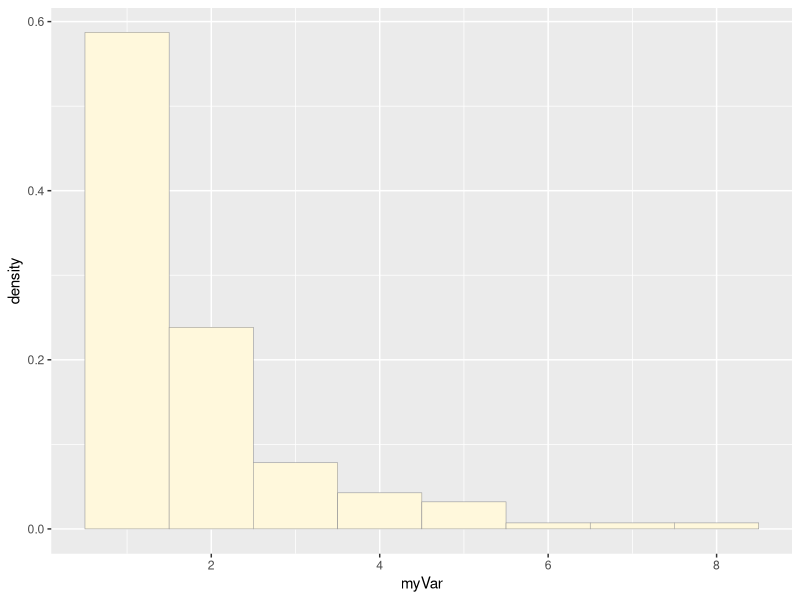
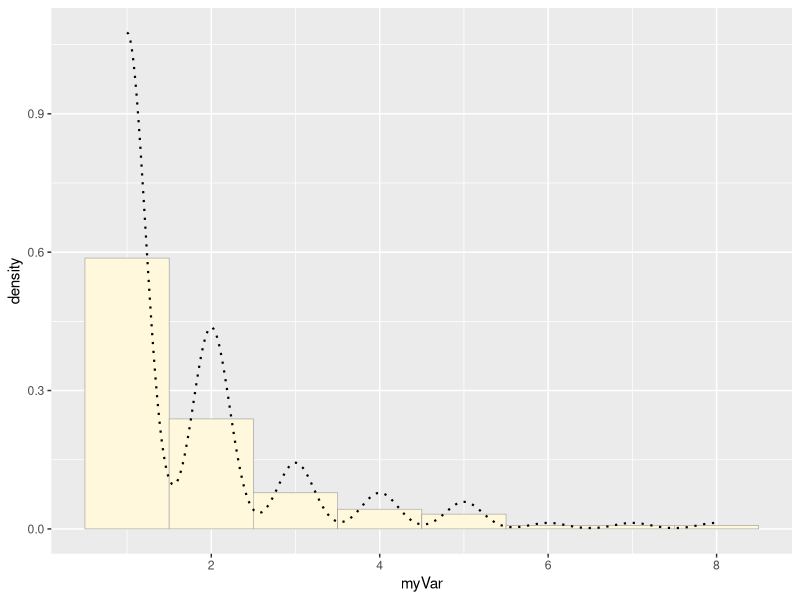
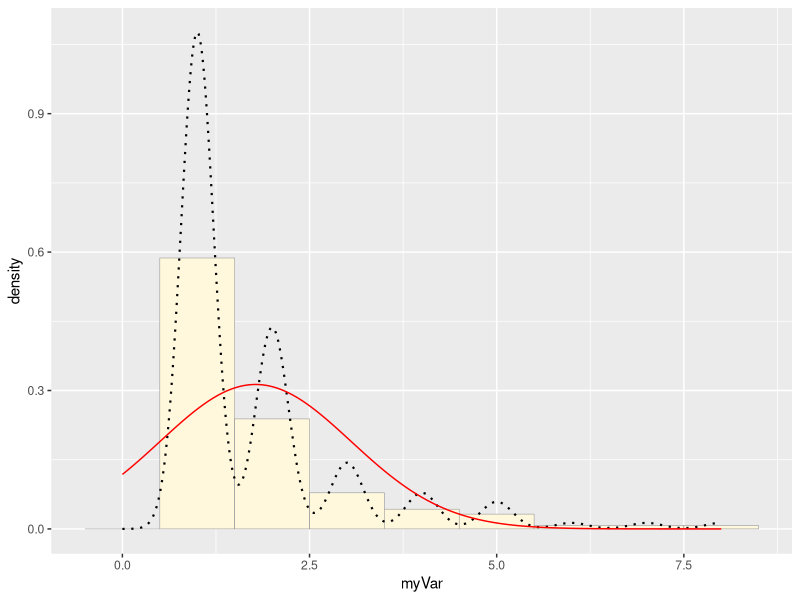
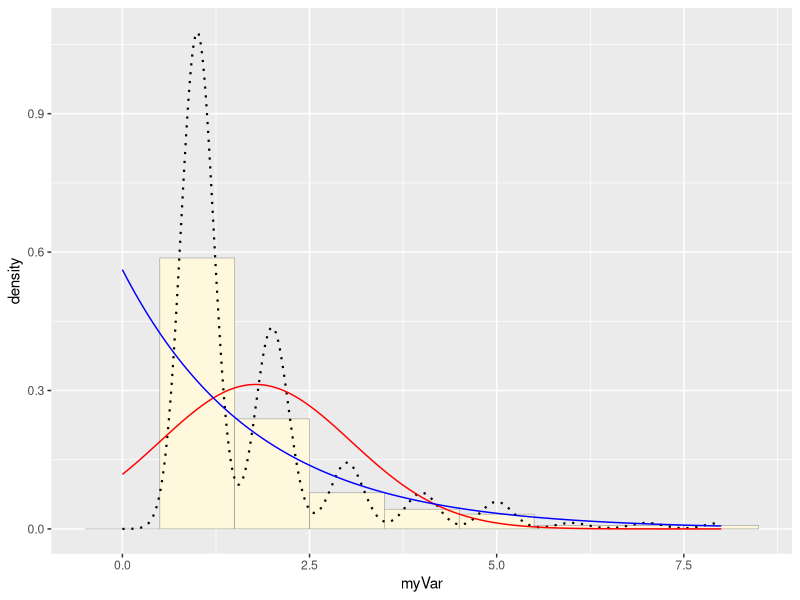
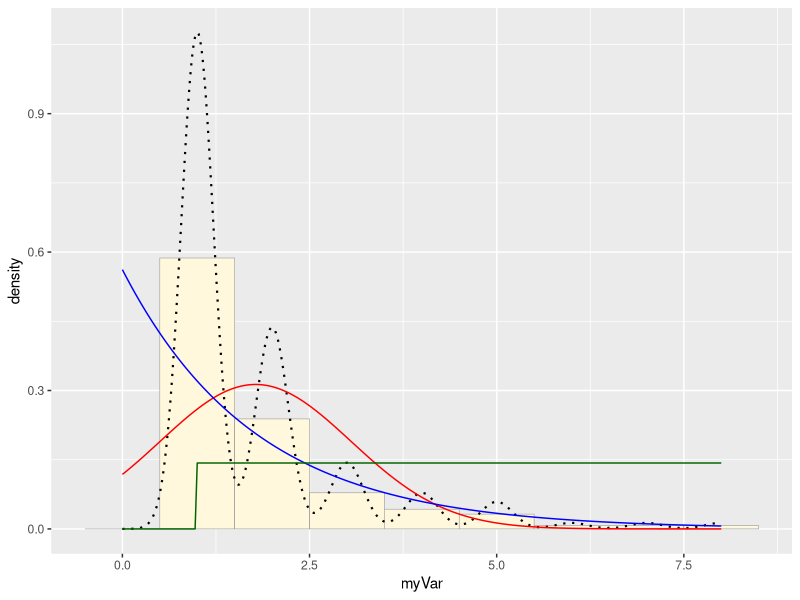
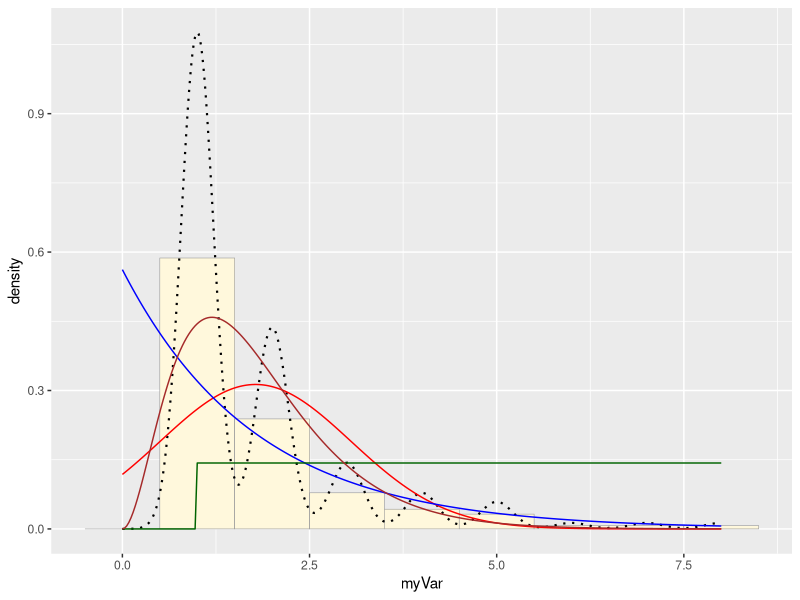
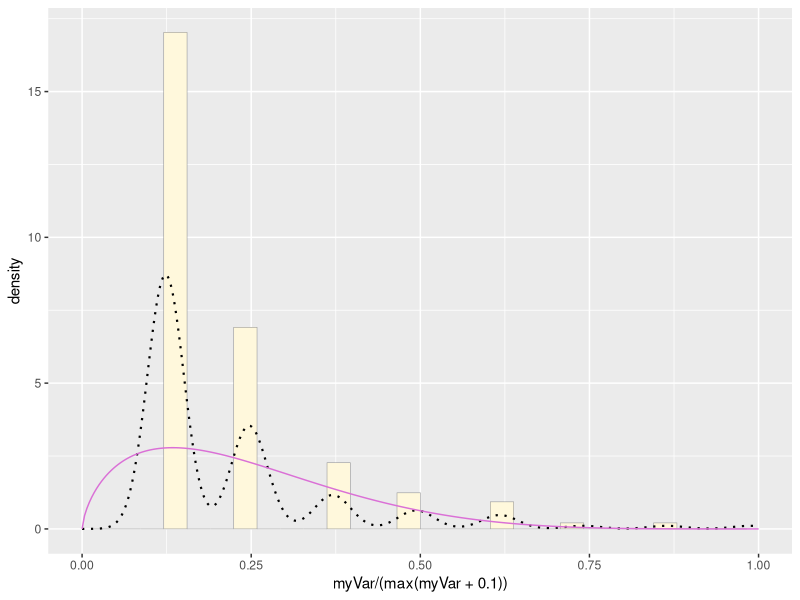
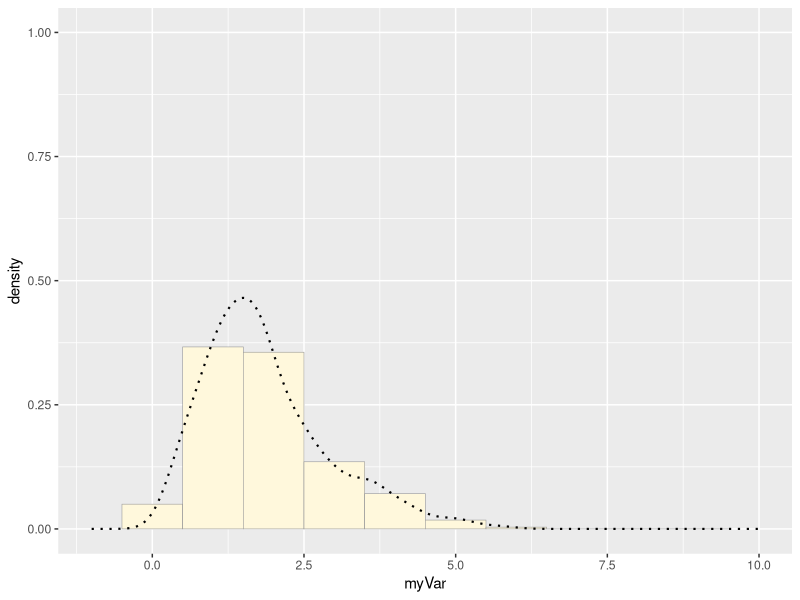

Generate these figures, in order, with R:
## ---- chunk 1
knitr::opts_chunk$set(echo = TRUE)
## ---- chunk 2
library(ggplot2) # for graphics
library(MASS) # for maximum likelihood estimation
## ---- chunk 3
# Sample Data
# quick and dirty, a truncated normal distribution to work on the solution set
z <- rnorm(n=3000,mean=0.2)
z <- data.frame(1:3000,z)
names(z) <- list("ID","myVar")
z <- z[z$myVar>0,]
str(z)
## ---- chunk 4
# My Data
# List of plant species with the number of moth species in family Sphingidae that plant has been recorded associating with in the iNat project Pollinator Interactions on Plants (located in the northeastern US)
z <- read.table("PlantSphingidaeCounts.csv",header=TRUE,sep=",")

# Duplicate column so as not to need to change code
z$myVar <- z$moth_taxon_count
## ---- chunk 5
# Plot a histogram of the data
p1 <- ggplot(data=z, aes(x=myVar, y=..density..)) +
  geom_histogram(binwidth = 1, color="grey60",fill="cornsilk",size=0.2) # had to add bindwidth = 1 for my data because otherwise exceeded 1
print(p1)
# Add empirical density curve
p1 <-  p1 +  geom_density(linetype="dotted",size=0.75)
print(p1)
## ---- chunk 6
# Get maximum likelihood parameters for normal
normPars <- fitdistr(z$myVar,"normal")

# Plot normal probability density
meanML <- normPars$estimate["mean"]
sdML <- normPars$estimate["sd"]

xval <- seq(0,max(z$myVar),len=length(z$myVar))

stat <- stat_function(aes(x = xval, y = ..y..), fun = dnorm, colour="red", n = length(z$myVar), args = list(mean = meanML, sd = sdML))
p1 + stat

## ---- chunk 7
# Plot exponential probability density
expoPars <- fitdistr(z$myVar,"exponential")
rateML <- expoPars$estimate["rate"]

stat2 <- stat_function(aes(x = xval, y = ..y..), fun = dexp, colour="blue", n = length(z$myVar), args = list(rate=rateML))
p1 + stat + stat2
## ---- chunk 8
# Plot uniform probability density
stat3 <- stat_function(aes(x = xval, y = ..y..), fun = dunif, colour="darkgreen", n = length(z$myVar), args = list(min=min(z$myVar), max=max(z$myVar)))
p1 + stat + stat2 + stat3
## ---- chunk 9
# Plot gamma probability density
gammaPars <- fitdistr(z$myVar,"gamma")
shapeML <- gammaPars$estimate["shape"]
rateML <- gammaPars$estimate["rate"]

stat4 <- stat_function(aes(x = xval, y = ..y..), fun = dgamma, colour="brown", n = length(z$myVar), args = list(shape=shapeML, rate=rateML))
p1 + stat + stat2 + stat3 + stat4
## ---- chunk 10
# Plot beta probability density
pSpecial <- ggplot(data=z, aes(x=myVar/(max(myVar + 0.1)), y=..density..)) +
  geom_histogram(color="grey60",fill="cornsilk",size=0.2) + 
  xlim(c(0,1)) +
  geom_density(size=0.75,linetype="dotted")

betaPars <- fitdistr(x=z$myVar/max(z$myVar + 0.1),start=list(shape1=1,shape2=2),"beta")
shape1ML <- betaPars$estimate["shape1"]
shape2ML <- betaPars$estimate["shape2"]

statSpecial <- stat_function(aes(x = xval, y = ..y..), fun = dbeta, colour="orchid", n = length(z$myVar), args = list(shape1=shape1ML,shape2=shape2ML))
pSpecial + statSpecial
## ---- chunk 11
# create new data using the gamma distribution with parameters:
## shapeML = 3.049456
## rateML = 1.713732
# my original dataset was of length(z$myVar) = 281
z2 <- rgamma(n=281,shape=shapeML,rate=rateML)
z2 <- data.frame(1:281,z2)
head(z2)
names(z2) <- list("ID","myVar")
z2 <- z2[z2$myVar>0,]

# plot the new dataset
x1 <- ggplot(data=z2, aes(x=myVar, y=..density..)) +
  geom_histogram(binwidth = 1, color="grey60",fill="cornsilk",size=0.2) + # had to add bindwidth = 1 for my data because otherwise exceeded 1
  scale_y_continuous(limits = c(NA, 1)) +
  scale_x_continuous(limits = c(-1, 10))
x1 <-  x1 +  geom_density(linetype="dotted",size=0.75)
print(x1)
## ---- chunk 12
#plot the real dataset again
p1 <- ggplot(data=z, aes(x=myVar, y=..density..)) +
  geom_histogram(binwidth = 1, color="grey60",fill="cornsilk",size=0.2) + # had to add bindwidth = 1 for my data because otherwise exceeded 1
    scale_y_continuous(limits = c(NA, 1)) +
  scale_x_continuous(limits = c(-1, 10))
p1 <-  p1 +  geom_density(linetype="dotted",size=0.75)
print(p1)
